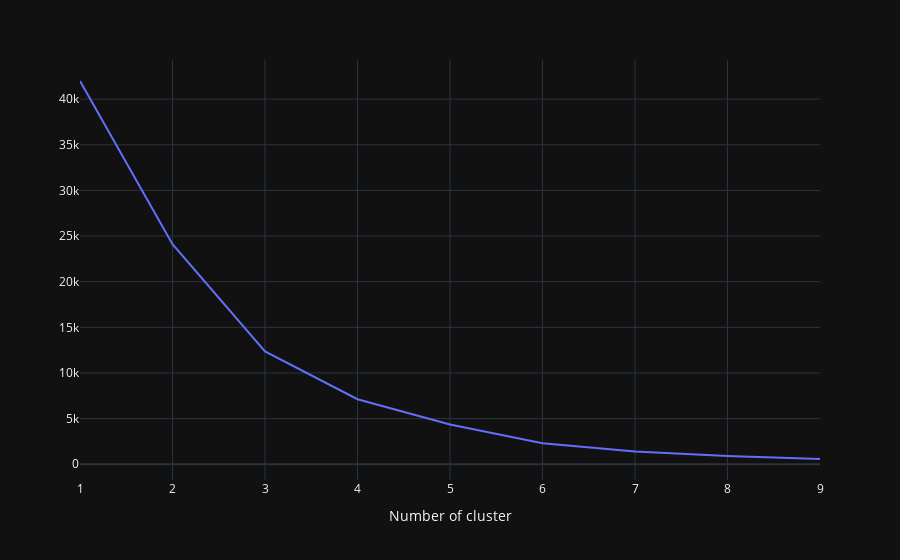

Notebook cell for this chart:
### Code cell
my_dict={}
ctm_frequency = ctm_dt[['Frequency']]
for idx in range(1, 10):
    kmeans = KMeans(n_clusters=idx, max_iter=1000).fit(ctm_frequency)
    ctm_frequency["clusters"] = kmeans.labels_
    my_dict[idx] = kmeans.inertia_ 

line_fig = px.line(x=list(my_dict.keys()), 
                   y=list(my_dict.values()), 
                   template="plotly_dark"
                  )

line_fig.update_layout(title_x=0, 
                       xaxis_title="Number of cluster", 
                       yaxis_title=""
                      )

line_fig.show(config={'displaylogo': False})

### Figure 1 — Plotly figure (JSON) as saved in the notebook; plotly's stock layout.template omitted (floating-point values rounded to 4 significant figures)
{"data": [{"hovertemplate": "x=%{x}<br>y=%{y}<extra></extra>", "legendgroup": "", "line": {"color": "#636efa", "dash": "solid"}, "marker": {"symbol": "circle"}, "mode": "lines", "name": "", "orientation": "v", "showlegend": false, "type": "scatter", "x": [1, 2, 3, 4, 5, 6, 7, 8, 9], "xaxis": "x", "y": [41990.0, 24100.0, 12370.0, 7125.0, 4359.0, 2296.0, 1400.0, 919.6, 578.6], "yaxis": "y"}], "layout": {"legend": {"tracegroupgap": 0}, "margin": {"t": 60}, "title": {"x": 0}, "xaxis": {"anchor": "y", "domain": [0, 1], "title": {"text": "Number of cluster"}}, "yaxis": {"anchor": "x", "domain": [0, 1], "title": {"text": ""}}}}
